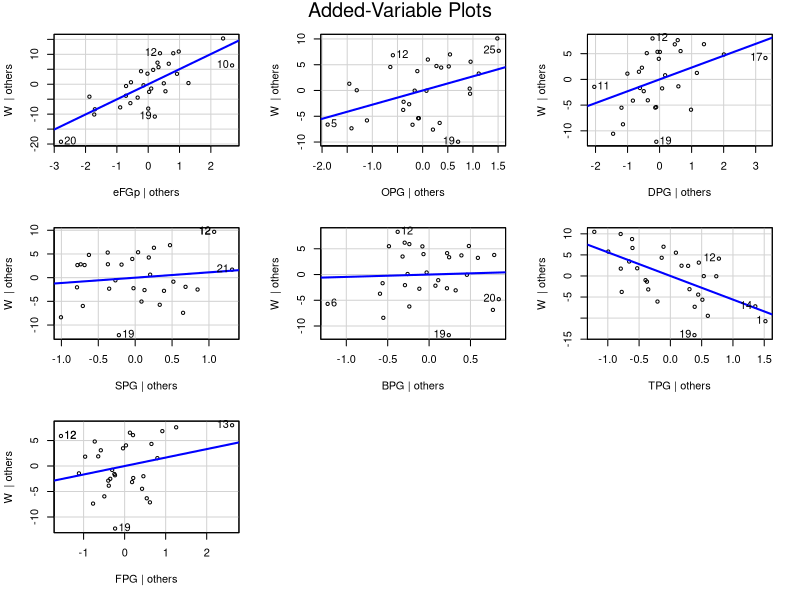
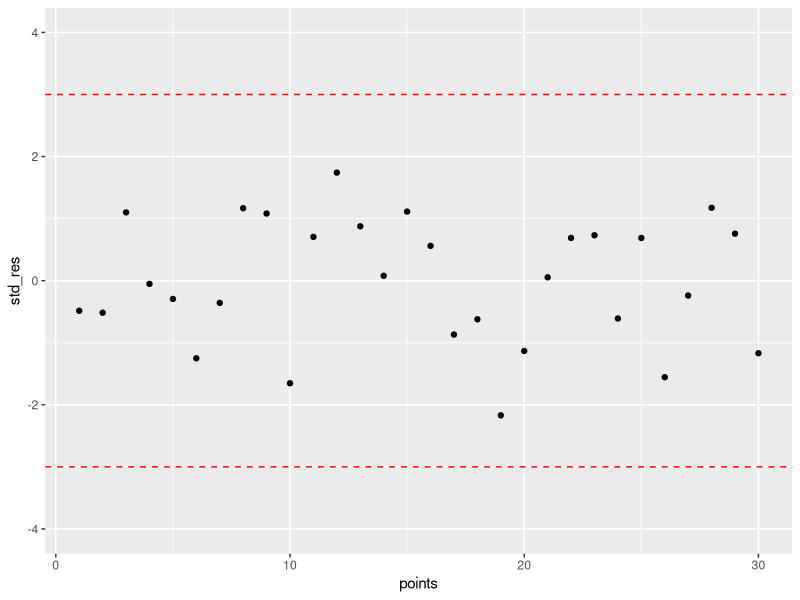
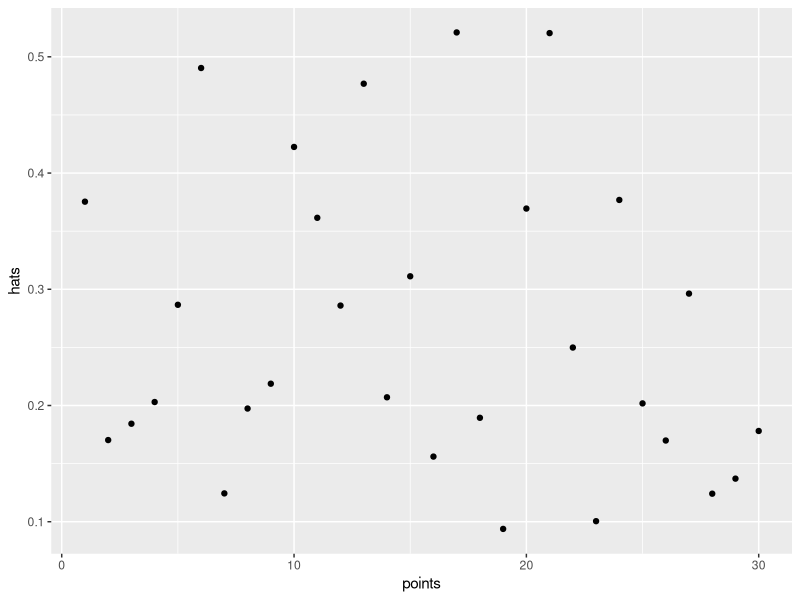
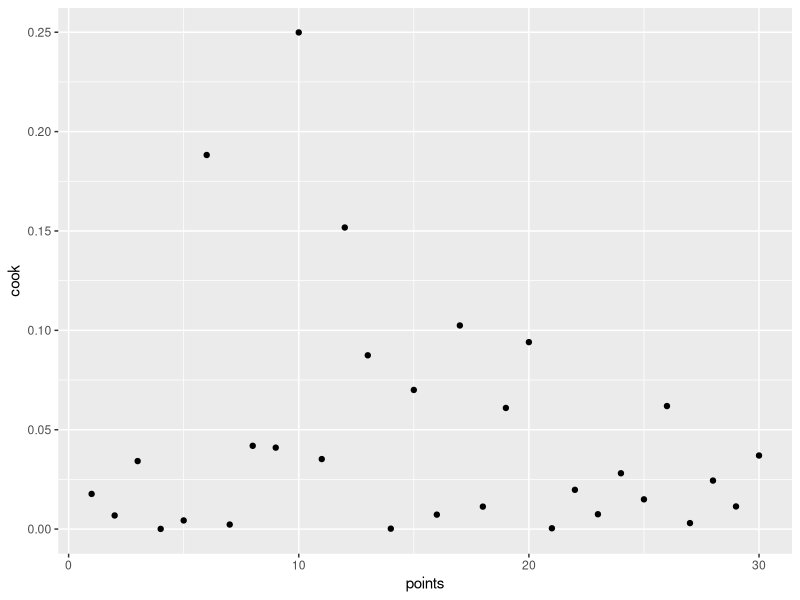
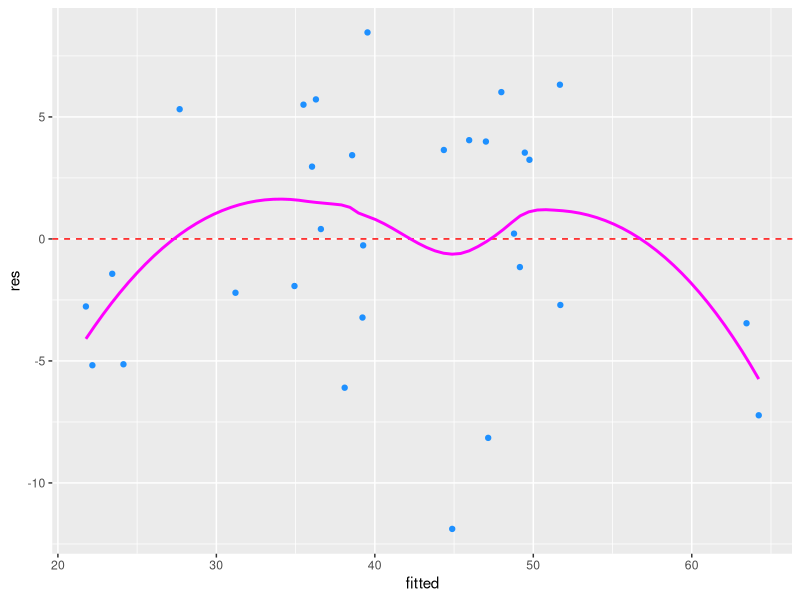
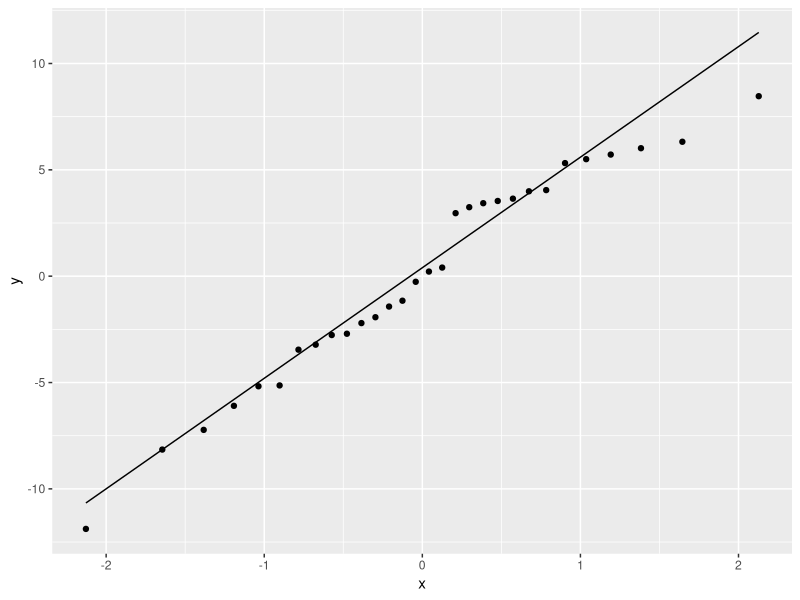
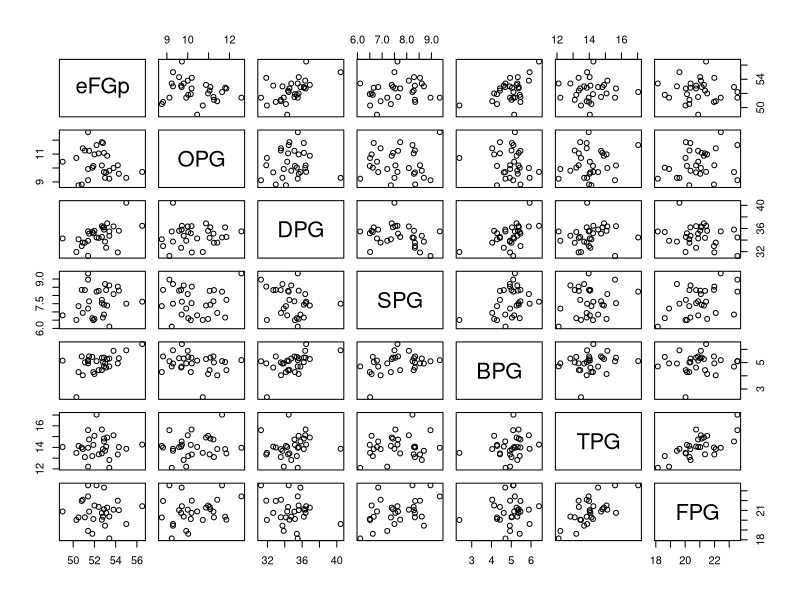
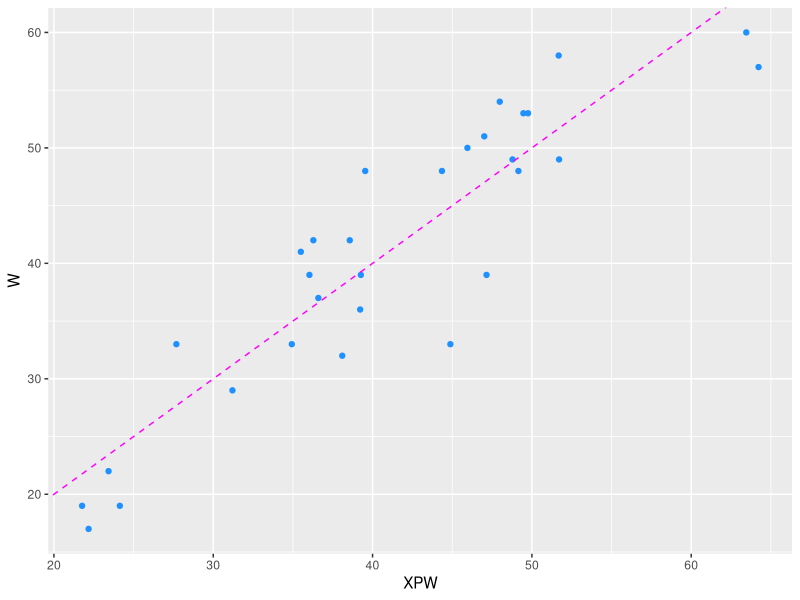

Write R code to recreate these figures, in order.
## Multiple Regression to Predict Wins



## Load Relevant Packages

library(tidyverse)
library(broom)
library(car)


## Reading in the Data

teams <- read_csv("data/processed/team_stats_final.csv")


## Finding the Most Logical Regression Model


teams <- teams %>%
  mutate(eFGp = eFGp * 100,
         TSp = TSp * 100)

## The above code mutates the percentage values to be out of 100, making the regression model more logical.

## The following code runs a regression model of Wins against all other variables. It then prints a tidy version of
## equation, which follows the form y = mx + b, where m is the slope coefficient for the x variable & b is the
## y intercept.


  
fit_teams <- lm(W ~ eFGp + PPG + APG + OPG + DPG + SPG + BPG + TPG + FPG, data = teams)

tidy(fit_teams, conf.int = TRUE)

## It seems from this that more points equals less chance of a win, along with assists, blocks & turnovers.
## As turnovers are considered negative this is fine, but the others are concerning. PPG, deemed the most negative
## influence on wins, will be removed and the model will be re-run.


fit_teams <- lm(W ~ eFGp + APG + OPG + DPG + SPG + BPG + TPG + FPG, data = teams)

tidy(fit_teams, conf.int = TRUE)

## This model fits better, but assists per game is still deemed a negative influence. Will removing it change 
## things?


fit_teams <- lm(W ~ eFGp + OPG + DPG + SPG + BPG + TPG + FPG, data = teams)

tidy(fit_teams, conf.int = TRUE)

## This model seems adequate. What this points out is that it wins are not really about getting more points or
## assists, but about being efficient when you have the ball. What's interesting to note is that the more fouls
## committed the more likely a team increases their win chance. Maybe this is due to the chance that a fouled
## player will miss one or more of their free throws, decreasing opposition points.



## Independence of Observations

car::durbinWatsonTest(fit_teams)

## The value D-W stat value of approximately 2 meets the assumption that there is independence of observations.


## Linearity

car::avPlots(fit_teams)

## This plot demonstrates that there is a linear relationship between the response variable and each explanatory
## variable.



## Detecting Outliers

std_res <- rstandard(fit_teams)
points <- 1 : length(std_res)

ggplot(NULL, aes(points, std_res)) +
  geom_point() +
  ylim(c(-4, 4)) +
  geom_hline(yintercept = c(-3, 3), colour = "red", linetype = "dashed")

## The above code considers the residuals of single data points and comapares against the residuals of other
## data points. Looking at the plot it is evident that there are no outliers present.



## Detecting High Leverage Points

hats <- hatvalues(fit_teams)


ggplot(NULL, aes(points, hats)) +
  geom_point()
  
## Most of the points have the potential for leverage, but none significantly stand out against the others.



## Detecting Influential Points


cook <- cooks.distance(fit_teams)


ggplot(NULL, aes(points, cook)) +
  geom_point()

## Point 10 (Golden State Warriors) is considered highly influential, but as it is not considered an outlier
## it will not be removed from the regression model.


## Homoscedasticity

res <- residuals(fit_teams)
fitted <- predict(fit_teams)

ggplot(NULL, aes(fitted, res)) +
  geom_point(colour = "dodgerblue") +
  geom_hline(yintercept = 0, colour = "red", linetype = "dashed") +
  geom_smooth(se = FALSE, colour = "magenta")


## The above code plots residuals against fitted values of the equation, andshows that there is
## constant variance across all values of the x variable. Therefore the data shows homoscedasticity.



## Normality of Residuals

ggplot(NULL, aes(sample= res)) +
  stat_qq() +
  stat_qq_line()

## The strong adherence to the line of best fit implies that the residuals display normality.



## Multicollinearity

pairs(formula = ~ eFGp + OPG + DPG + SPG + BPG + TPG + FPG, data = teams)


## This plot shows that there is no linear relationship between any explanatory variable.


sqrt(car::vif(fit_teams))

## Variance Inflation Factor of approximately 1 also shows that there is no multicollinearity in the model.


## Model Testing

teams <- teams %>%
  mutate(XPW = predict(fit_teams))

teams %>%
  ggplot(aes(XPW, W)) +
  geom_point(colour = "dodgerblue") +
  geom_abline(linetype = "dashed", colour = "magenta")